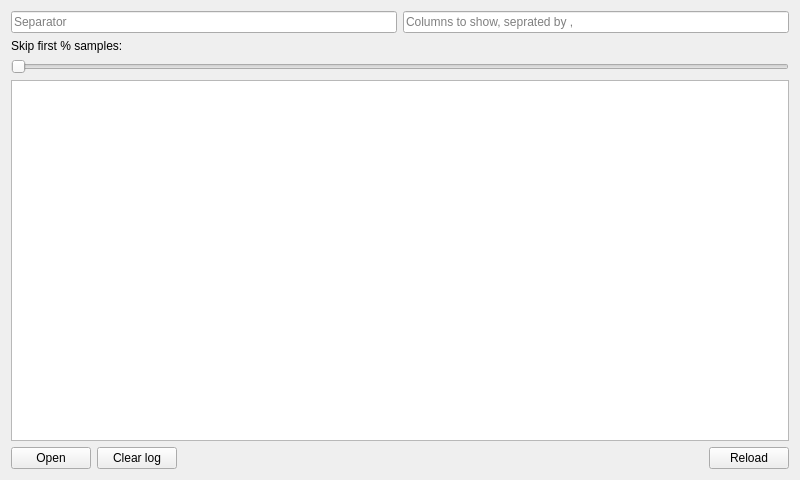
<?xml version="1.0" encoding="UTF-8"?>
<ui version="4.0">
 <class>FormMain</class>
 <widget class="QWidget" name="FormMain">
  <property name="geometry">
   <rect>
    <x>0</x>
    <y>0</y>
    <width>800</width>
    <height>480</height>
   </rect>
  </property>
  <property name="windowTitle">
   <string>QStatistics &lt;fay2003hiend@gmail.com&gt;</string>
  </property>
  <layout class="QVBoxLayout" name="verticalLayout_3">
   <item>
    <layout class="QHBoxLayout" name="horizontalLayout_4">
     <item>
      <widget class="QLineEdit" name="edit_separator">
       <property name="placeholderText">
        <string>Separator</string>
       </property>
      </widget>
     </item>
     <item>
      <widget class="QLineEdit" name="edit_columns_to_show">
       <property name="placeholderText">
        <string>Columns to show, seprated by ,</string>
       </property>
      </widget>
     </item>
    </layout>
   </item>
   <item>
    <layout class="QVBoxLayout" name="verticalLayout_2">
     <item>
      <widget class="QLabel" name="label_skip_percentage">
       <property name="text">
        <string>Skip first % samples:</string>
       </property>
      </widget>
     </item>
     <item>
      <layout class="QHBoxLayout" name="horizontalLayout_2">
       <item>
        <widget class="QSlider" name="slide_skip_percentage">
         <property name="maximum">
          <number>100</number>
         </property>
         <property name="orientation">
          <enum>Qt::Horizontal</enum>
         </property>
        </widget>
       </item>
      </layout>
     </item>
    </layout>
   </item>
   <item>
    <widget class="QTextBrowser" name="textBrowser">
     <property name="font">
      <font>
       <family>DejaVu Sans Mono</family>
      </font>
     </property>
    </widget>
   </item>
   <item>
    <layout class="QHBoxLayout" name="horizontalLayout_3">
     <item>
      <widget class="QPushButton" name="btn_open">
       <property name="text">
        <string>Open</string>
       </property>
      </widget>
     </item>
     <item>
      <widget class="QPushButton" name="btn_clear_log">
       <property name="text">
        <string>Clear log</string>
       </property>
      </widget>
     </item>
     <item>
      <spacer name="horizontalSpacer">
       <property name="orientation">
        <enum>Qt::Horizontal</enum>
       </property>
       <property name="sizeHint" stdset="0">
        <size>
         <width>40</width>
         <height>20</height>
        </size>
       </property>
      </spacer>
     </item>
     <item>
      <widget class="QPushButton" name="btn_reload">
       <property name="text">
        <string>Reload</string>
       </property>
      </widget>
     </item>
    </layout>
   </item>
  </layout>
 </widget>
 <tabstops>
  <tabstop>edit_separator</tabstop>
  <tabstop>edit_columns_to_show</tabstop>
  <tabstop>slide_skip_percentage</tabstop>
  <tabstop>textBrowser</tabstop>
  <tabstop>btn_open</tabstop>
  <tabstop>btn_clear_log</tabstop>
  <tabstop>btn_reload</tabstop>
 </tabstops>
 <resources/>
 <connections>
  <connection>
   <sender>btn_clear_log</sender>
   <signal>clicked()</signal>
   <receiver>textBrowser</receiver>
   <slot>clear()</slot>
   <hints>
    <hint type="sourcelabel">
     <x>153</x>
     <y>454</y>
    </hint>
    <hint type="destinationlabel">
     <x>149</x>
     <y>393</y>
    </hint>
   </hints>
  </connection>
 </connections>
</ui>
